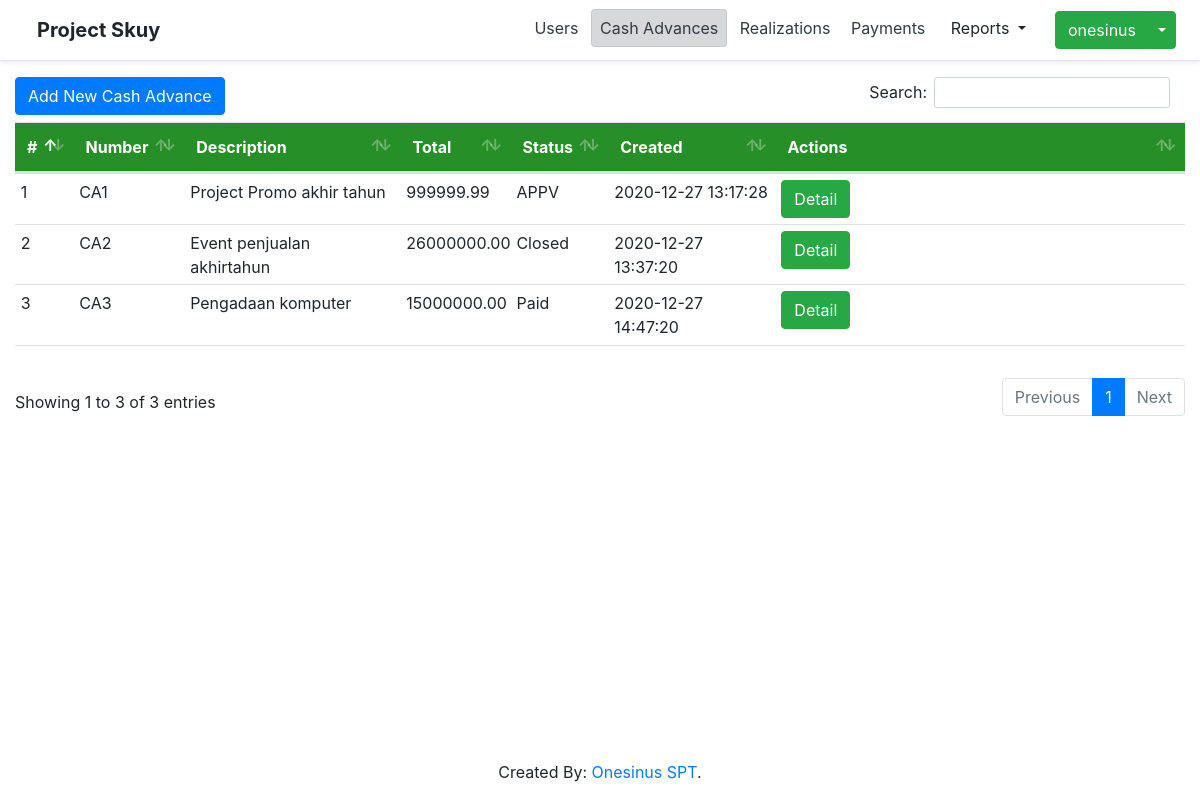
/index.php?page=cash-advances (signed in), run on the app's committed database.
### tables this page shows
CREATE TABLE `cash_advances` (
  `id` int(11) NOT NULL,
  `doc_num` varchar(12) NOT NULL,
  `description` varchar(125) NOT NULL,
  `total` decimal(16,2) NOT NULL,
  `status` varchar(25) NOT NULL,
  `created_by` int(11) NOT NULL,
  `created_date` datetime DEFAULT current_timestamp(),
  `updated_by` int(11) DEFAULT NULL,
  `updated_date` datetime DEFAULT NULL,
  `is_deleted` tinyint(1) NOT NULL DEFAULT 0,
  `pic_name` varchar(100) NOT NULL,
  `division` varchar(100) NOT NULL,
  `is_realized` tinyint(1) NOT NULL DEFAULT 0,
  `file` varchar(100) DEFAULT NULL
);

### cash-advances/index.php (the view, shortened to what this page needs)
<a
    href='index.php?page=cash-advances&action=form'
    class="btn btn-primary"
    style='float: left;'
>
    Add New Cash Advance
</a>
<table
    class="table"
>
  <thead>
    <tr>
      <th
        style='width: 5%'
      >
        #
    </th>
      <th>Number</th>
      <th>Description</th>
      <th>Total</th>
      <th>Status</th>
      <th>Created</th>
      <th
          style='width: 35%'
      >
        Actions
    </th>
    </tr>
  </thead>
  <tbody>
      <?php
            $query = "SELECT * FROM cash_advances";
            $datas = $conn->query($query);
            if ($datas->num_rows > 0):
                $i = 0;
                while ($row = $datas->fetch_assoc()):
                    $i++;
      ?>
                <tr>
                    <td scope="row">
                        <?php echo $i ?>
                    </td>
                    <td>
                        <?php echo $row['doc_num'] ?>
                    </td>
                    <td>
                        <?php echo $row['description'] ?>
                    </td>
                    <td>
                        <?php echo $row['total'] ?>
                    </td>
                    <td>
                        <?php echo $row['status'] ?>
                    </td>
                    <td>
                        <?php echo $row['created_date'] ?>
                    </td>
                    <td>
                        <a href='index.php?page=cash-advances&action=detail&id=<?php echo $row["id"]; ?>' class="btn btn-success">
                            Detail
                        </a>
                    </td>
                </tr>
        <?php
                endwhile;
            endif;
        ?>
  </tbody>
  <tfoot>
    <tr>
        <th colspan='7'></th>
    </tr>
  </tfoot>
</table>

### assets/css/table.css (style rules this page uses)
table.dataTable thead tr, .table-green thead tr { background-color: #278f28; color: white; }
.table tr td { padding: 0.5%; }

### data on the page
cash_advances: doc_num "CA1", description "Project Promo akhir tahun", total "999999.99", status "APPV", created_date "2020-12-27 13:17:28"
cash_advances: doc_num "CA2", description "Event penjualan akhirtahun", total "26000000.00", status "Closed", created_date "2020-12-27 13:37:20"
cash_advances: doc_num "CA3", description "Pengadaan komputer", total "15000000.00", status "Paid", created_date "2020-12-27 14:47:20"

### other printed values
$username "onesinus"
